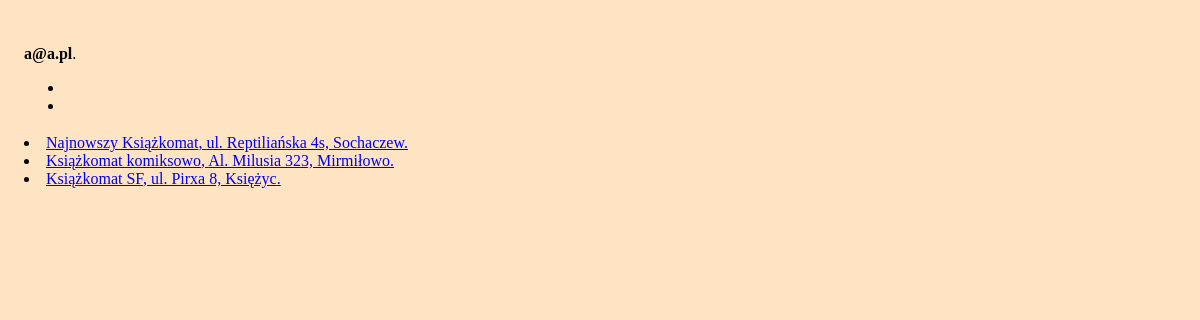
Page /machine.php (signed in) on the earlier database version.
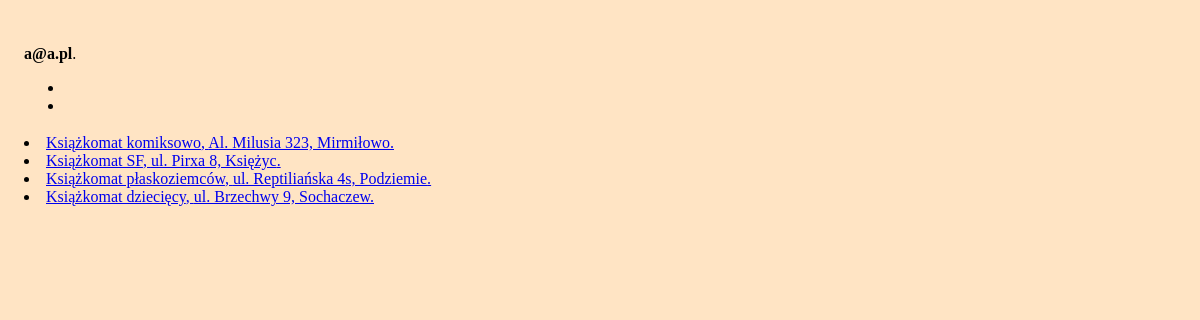
Same page on the later database version.
### tables this page shows
CREATE TABLE "unit" (
    "unit_id" INTEGER PRIMARY KEY AUTOINCREMENT NOT NULL,
    "unit_name" TEXT,
    "unit_address" TEXT,
    "number_columns" INTEGER,
    "number_box" INTEGER
);

### machine.php (the view, shortened to what this page needs)
<?php
require 'config.php';
$db = new MyDB($dbfile);
$stm = $db->query("SELECT unit_id, unit_name, unit_address, number_box FROM unit");
while ($row = $stm->fetchArray(1)) {
    $unit_id = $row['unit_id'];
    $unit_name = $row['unit_name'];
    $unit_address = $row['unit_address'];
    $unit = "<li><a href=\"?id=$unit_id\">$unit_name, $unit_address.</a></li>";
    $all_units .= $unit;
}
echo $page_head . "\n\t\t<title>" . $info['machine_title']; ?></title>
</head>
<body>
    <?php
    if (isset($_SESSION["name"])) {
    ?>
        <header class="page-header">
            <?php echo $info['admin_login_info'] . " <b>" . $_SESSION['name']; ?></b>.<br>
        </header>
        <nav>
            <ul>
                <li><?php echo $info['admin_logout']; ?></li>
                <li><?php echo $info['admin_page']; ?></li>
            </ul>
        </nav>
        <main role="main">
            <section>
                <?php echo $all_units; ?>
            </section>
        </main>
    <?php
    } else {
        echo '<header class="page-header">
        <h1>' . $info["machine_message"] . '</h1>
        <h2><a href="login.php">' . $info["login_first"] . '</a></h2>
    </header>';
    }
    ?>
</body>
</html>

Differences in the rows shown:
removed unit: unit_name "Najnowszy Książkomat", unit_address "ul. Reptiliańska 4s, Sochaczew"
added unit: unit_name "Książkomat płaskoziemców", unit_address "ul. Reptiliańska 4s, Podziemie"
added unit: unit_name "Książkomat dziecięcy", unit_address "ul. Brzechwy 9, Sochaczew"
